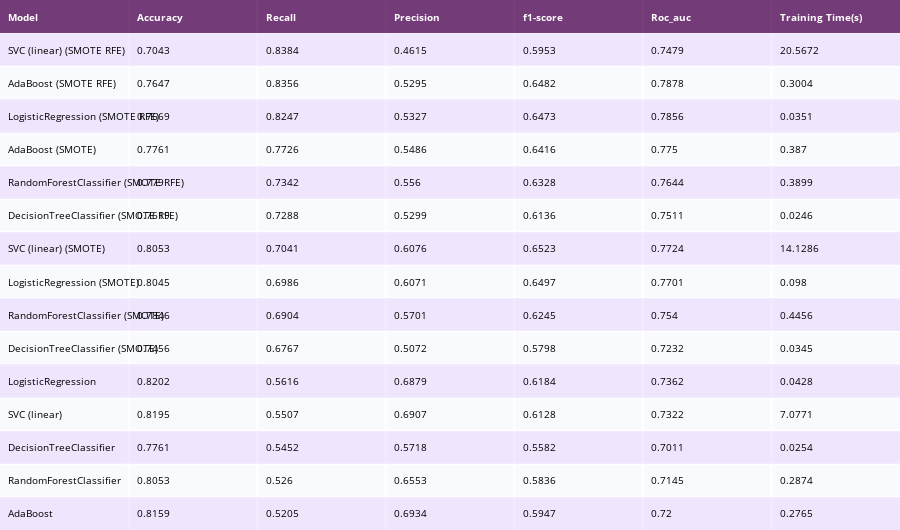

Notebook cell for this chart:
### Code cell
sorted_df = performances_df.sort_values(by=['Recall'], ascending=False)
colorscale = [[0, '#4d004c'],[.5, '#f2e5ff'],[1, '#ffffff']]

table = ff.create_table(np.round(sorted_df, 4), colorscale=colorscale)
table.layout.font.size = 10

# for i in range(len(table.layout.annotations)):
#     if i == 0:
#         table.layout.annotations[i].font.size = 10
#     else:
#         table.layout.annotations[i].align = 'left'
plotly_py.iplot(table)

### Figure 1 — Plotly figure (JSON) as saved in the notebook; plotly's stock layout.template omitted (floating-point values rounded to 4 significant figures)
{"data": [{"colorscale": [[0, "#4d004c"], [0.5, "#f2e5ff"], [1, "#ffffff"]], "hoverinfo": "none", "opacity": 0.75, "showscale": false, "type": "heatmap", "z": [[0, 0, 0, 0, 0, 0, 0], [0.5, 0.5, 0.5, 0.5, 0.5, 0.5, 0.5], [1, 1, 1, 1, 1, 1, 1], [0.5, 0.5, 0.5, 0.5, 0.5, 0.5, 0.5], [1, 1, 1, 1, 1, 1, 1], [0.5, 0.5, 0.5, 0.5, 0.5, 0.5, 0.5], [1, 1, 1, 1, 1, 1, 1], [0.5, 0.5, 0.5, 0.5, 0.5, 0.5, 0.5], [1, 1, 1, 1, 1, 1, 1], [0.5, 0.5, 0.5, 0.5, 0.5, 0.5, 0.5], [1, 1, 1, 1, 1, 1, 1], [0.5, 0.5, 0.5, 0.5, 0.5, 0.5, 0.5], [1, 1, 1, 1, 1, 1, 1], [0.5, 0.5, 0.5, 0.5, 0.5, 0.5, 0.5], [1, 1, 1, 1, 1, 1, 1], [0.5, 0.5, 0.5, 0.5, 0.5, 0.5, 0.5]]}], "layout": {"annotations": [{"align": "left", "font": {"color": "#ffffff"}, "showarrow": false, "text": "<b>Model</b>", "x": -0.45, "xanchor": "left", "xref": "x", "y": 0, "yref": "y"}, {"align": "left", "font": {"color": "#ffffff"}, "showarrow": false, "text": "<b>Accuracy</b>", "x": 0.55, "xanchor": "left", "xref": "x", "y": 0, "yref": "y"}, {"align": "left", "font": {"color": "#ffffff"}, "showarrow": false, "text": "<b>Recall</b>", "x": 1.55, "xanchor": "left", "xref": "x", "y": 0, "yref": "y"}, {"align": "left", "font": {"color": "#ffffff"}, "showarrow": false, "text": "<b>Precision</b>", "x": 2.55, "xanchor": "left", "xref": "x", "y": 0, "yref": "y"}, {"align": "left", "font": {"color": "#ffffff"}, "showarrow": false, "text": "<b>f1-score</b>", "x": 3.55, "xanchor": "left", "xref": "x", "y": 0, "yref": "y"}, {"align": "left", "font": {"color": "#ffffff"}, "showarrow": false, "text": "<b>Roc_auc</b>", "x": 4.55, "xanchor": "left", "xref": "x", "y": 0, "yref": "y"}, {"align": "left", "font": {"color": "#ffffff"}, "showarrow": false, "text": "<b>Training Time(s)</b>", "x": 5.55, "xanchor": "left", "xref": "x", "y": 0, "yref": "y"}, {"align": "left", "font": {"color": "#000000"}, "showarrow": false, "text": "SVC (linear) (SMOTE RFE)", "x": -0.45, "xanchor": "left", "xref": "x", "y": 1, "yref": "y"}, {"align": "left", "font": {"color": "#000000"}, "showarrow": false, "text": "0.7043", "x": 0.55, "xanchor": "left", "xref": "x", "y": 1, "yref": "y"}, {"align": "left", "font": {"color": "#000000"}, "showarrow": false, "text": "0.8384", "x": 1.55, "xanchor": "left", "xref": "x", "y": 1, "yref": "y"}, {"align": "left", "font": {"color": "#000000"}, "showarrow": false, "text": "0.4615", "x": 2.55, "xanchor": "left", "xref": "x", "y": 1, "yref": "y"}, {"align": "left", "font": {"color": "#000000"}, "showarrow": false, "text": "0.5953", "x": 3.55, "xanchor": "left", "xref": "x", "y": 1, "yref": "y"}, {"align": "left", "font": {"color": "#000000"}, "showarrow": false, "text": "0.7479", "x": 4.55, "xanchor": "left", "xref": "x", "y": 1, "yref": "y"}, {"align": "left", "font": {"color": "#000000"}, "showarrow": false, "text": "20.5672", "x": 5.55, "xanchor": "left", "xref": "x", "y": 1, "yref": "y"}, {"align": "left", "font": {"color": "#000000"}, "showarrow": false, "text": "AdaBoost (SMOTE RFE)", "x": -0.45, "xanchor": "left", "xref": "x", "y": 2, "yref": "y"}, {"align": "left", "font": {"color": "#000000"}, "showarrow": false, "text": "0.7647", "x": 0.55, "xanchor": "left", "xref": "x", "y": 2, "yref": "y"}, {"align": "left", "font": {"color": "#000000"}, "showarrow": false, "text": "0.8356", "x": 1.55, "xanchor": "left", "xref": "x", "y": 2, "yref": "y"}, {"align": "left", "font": {"color": "#000000"}, "showarrow": false, "text": "0.5295", "x": 2.55, "xanchor": "left", "xref": "x", "y": 2, "yref": "y"}, {"align": "left", "font": {"color": "#000000"}, "showarrow": false, "text": "0.6482", "x": 3.55, "xanchor": "left", "xref": "x", "y": 2, "yref": "y"}, {"align": "left", "font": {"color": "#000000"}, "showarrow": false, "text": "0.7878", "x": 4.55, "xanchor": "left", "xref": "x", "y": 2, "yref": "y"}, {"align": "left", "font": {"color": "#000000"}, "showarrow": false, "text": "0.3004", "x": 5.55, "xanchor": "left", "xref": "x", "y": 2, "yref": "y"}, {"align": "left", "font": {"color": "#000000"}, "showarrow": false, "text": "LogisticRegression (SMOTE RFE)", "x": -0.45, "xanchor": "left", "xref": "x", "y": 3, "yref": "y"}, {"align": "left", "font": {"color": "#000000"}, "showarrow": false, "text": "0.7669", "x": 0.55, "xanchor": "left", "xref": "x", "y": 3, "yref": "y"}, {"align": "left", "font": {"color": "#000000"}, "showarrow": false, "text": "0.8247", "x": 1.55, "xanchor": "left", "xref": "x", "y": 3, "yref": "y"}, {"align": "left", "font": {"color": "#000000"}, "showarrow": false, "text": "0.5327", "x": 2.55, "xanchor": "left", "xref": "x", "y": 3, "yref": "y"}, {"align": "left", "font": {"color": "#000000"}, "showarrow": false, "text": "0.6473", "x": 3.55, "xanchor": "left", "xref": "x", "y": 3, "yref": "y"}, {"align": "left", "font": {"color": "#000000"}, "showarrow": false, "text": "0.7856", "x": 4.55, "xanchor": "left", "xref": "x", "y": 3, "yref": "y"}, {"align": "left", "font": {"color": "#000000"}, "showarrow": false, "text": "0.0351", "x": 5.55, "xanchor": "left", "xref": "x", "y": 3, "yref": "y"}, {"align": "left", "font": {"color": "#000000"}, "showarrow": false, "text": "AdaBoost (SMOTE)", "x": -0.45, "xanchor": "left", "xref": "x", "y": 4, "yref": "y"}, {"align": "left", "font": {"color": "#000000"}, "showarrow": false, "text": "0.7761", "x": 0.55, "xanchor": "left", "xref": "x", "y": 4, "yref": "y"}, {"align": "left", "font": {"color": "#000000"}, "showarrow": false, "text": "0.7726", "x": 1.55, "xanchor": "left", "xref": "x", "y": 4, "yref": "y"}, {"align": "left", "font": {"color": "#000000"}, "showarrow": false, "text": "0.5486", "x": 2.55, "xanchor": "left", "xref": "x", "y": 4, "yref": "y"}, {"align": "left", "font": {"color": "#000000"}, "showarrow": false, "text": "0.6416", "x": 3.55, "xanchor": "left", "xref": "x", "y": 4, "yref": "y"}, {"align": "left", "font": {"color": "#000000"}, "showarrow": false, "text": "0.775", "x": 4.55, "xanchor": "left", "xref": "x", "y": 4, "yref": "y"}, {"align": "left", "font": {"color": "#000000"}, "showarrow": false, "text": "0.387", "x": 5.55, "xanchor": "left", "xref": "x", "y": 4, "yref": "y"}, {"align": "left", "font": {"color": "#000000"}, "showarrow": false, "text": "RandomForestClassifier (SMOTE RFE)", "x": -0.45, "xanchor": "left", "xref": "x", "y": 5, "yref": "y"}, {"align": "left", "font": {"color": "#000000"}, "showarrow": false, "text": "0.779", "x": 0.55, "xanchor": "left", "xref": "x", "y": 5, "yref": "y"}, {"align": "left", "font": {"color": "#000000"}, "showarrow": false, "text": "0.7342", "x": 1.55, "xanchor": "left", "xref": "x", "y": 5, "yref": "y"}, {"align": "left", "font": {"color": "#000000"}, "showarrow": false, "text": "0.556", "x": 2.55, "xanchor": "left", "xref": "x", "y": 5, "yref": "y"}, {"align": "left", "font": {"color": "#000000"}, "showarrow": false, "text": "0.6328", "x": 3.55, "xanchor": "left", "xref": "x", "y": 5, "yref": "y"}, {"align": "left", "font": {"color": "#000000"}, "showarrow": false, "text": "0.7644", "x": 4.55, "xanchor": "left", "xref": "x", "y": 5, "yref": "y"}, {"align": "left", "font": {"color": "#000000"}, "showarrow": false, "text": "0.3899", "x": 5.55, "xanchor": "left", "xref": "x", "y": 5, "yref": "y"}, {"align": "left", "font": {"color": "#000000"}, "showarrow": false, "text": "DecisionTreeClassifier (SMOTE RFE)", "x": -0.45, "xanchor": "left", "xref": "x", "y": 6, "yref": "y"}, {"align": "left", "font": {"color": "#000000"}, "showarrow": false, "text": "0.7619", "x": 0.55, "xanchor": "left", "xref": "x", "y": 6, "yref": "y"}, {"align": "left", "font": {"color": "#000000"}, "showarrow": false, "text": "0.7288", "x": 1.55, "xanchor": "left", "xref": "x", "y": 6, "yref": "y"}, {"align": "left", "font": {"color": "#000000"}, "showarrow": false, "text": "0.5299", "x": 2.55, "xanchor": "left", "xref": "x", "y": 6, "yref": "y"}, {"align": "left", "font": {"color": "#000000"}, "showarrow": false, "text": "0.6136", "x": 3.55, "xanchor": "left", "xref": "x", "y": 6, "yref": "y"}, {"align": "left", "font": {"color": "#000000"}, "showarrow": false, "text": "0.7511", "x": 4.55, "xanchor": "left", "xref": "x", "y": 6, "yref": "y"}, {"align": "left", "font": {"color": "#000000"}, "showarrow": false, "text": "0.0246", "x": 5.55, "xanchor": "left", "xref": "x", "y": 6, "yref": "y"}, {"align": "left", "font": {"color": "#000000"}, "showarrow": false, "text": "SVC (linear) (SMOTE)", "x": -0.45, "xanchor": "left", "xref": "x", "y": 7, "yref": "y"}, {"align": "left", "font": {"color": "#000000"}, "showarrow": false, "text": "0.8053", "x": 0.55, "xanchor": "left", "xref": "x", "y": 7, "yref": "y"}, {"align": "left", "font": {"color": "#000000"}, "showarrow": false, "text": "0.7041", "x": 1.55, "xanchor": "left", "xref": "x", "y": 7, "yref": "y"}, {"align": "left", "font": {"color": "#000000"}, "showarrow": false, "text": "0.6076", "x": 2.55, "xanchor": "left", "xref": "x", "y": 7, "yref": "y"}, {"align": "left", "font": {"color": "#000000"}, "showarrow": false, "text": "0.6523", "x": 3.55, "xanchor": "left", "xref": "x", "y": 7, "yref": "y"}, {"align": "left", "font": {"color": "#000000"}, "showarrow": false, "text": "0.7724", "x": 4.55, "xanchor": "left", "xref": "x", "y": 7, "yref": "y"}, {"align": "left", "font": {"color": "#000000"}, "showarrow": false, "text": "14.1286", "x": 5.55, "xanchor": "left", "xref": "x", "y": 7, "yref": "y"}, {"align": "left", "font": {"color": "#000000"}, "showarrow": false, "text": "LogisticRegression (SMOTE)", "x": -0.45, "xanchor": "left", "xref": "x", "y": 8, "yref": "y"}, {"align": "left", "font": {"color": "#000000"}, "showarrow": false, "text": "0.8045", "x": 0.55, "xanchor": "left", "xref": "x", "y": 8, "yref": "y"}, {"align": "left", "font": {"color": "#000000"}, "showarrow": false, "text": "0.6986", "x": 1.55, "xanchor": "left", "xref": "x", "y": 8, "yref": "y"}, {"align": "left", "font": {"color": "#000000"}, "showarrow": false, "text": "0.6071", "x": 2.55, "xanchor": "left", "xref": "x", "y": 8, "yref": "y"}, {"align": "left", "font": {"color": "#000000"}, "showarrow": false, "text": "0.6497", "x": 3.55, "xanchor": "left", "xref": "x", "y": 8, "yref": "y"}, {"align": "left", "font": {"color": "#000000"}, "showarrow": false, "text": "0.7701", "x": 4.55, "xanchor": "left", "xref": "x", "y": 8, "yref": "y"}, {"align": "left", "font": {"color": "#000000"}, "showarrow": false, "text": "0.098", "x": 5.55, "xanchor": "left", "xref": "x", "y": 8, "yref": "y"}, {"align": "left", "font": {"color": "#000000"}, "showarrow": false, "text": "RandomForestClassifier (SMOTE)", "x": -0.45, "xanchor": "left", "xref": "x", "y": 9, "yref": "y"}, {"align": "left", "font": {"color": "#000000"}, "showarrow": false, "text": "0.7846", "x": 0.55, "xanchor": "left", "xref": "x", "y": 9, "yref": "y"}, {"align": "left", "font": {"color": "#000000"}, "showarrow": false, "text": "0.6904", "x": 1.55, "xanchor": "left", "xref": "x", "y": 9, "yref": "y"}, {"align": "left", "font": {"color": "#000000"}, "showarrow": false, "text": "0.5701", "x": 2.55, "xanchor": "left", "xref": "x", "y": 9, "yref": "y"}, {"align": "left", "font": {"color": "#000000"}, "showarrow": false, "text": "0.6245", "x": 3.55, "xanchor": "left", "xref": "x", "y": 9, "yref": "y"}, {"align": "left", "font": {"color": "#000000"}, "showarrow": false, "text": "0.754", "x": 4.55, "xanchor": "left", "xref": "x", "y": 9, "yref": "y"}, {"align": "left", "font": {"color": "#000000"}, "showarrow": false, "text": "0.4456", "x": 5.55, "xanchor": "left", "xref": "x", "y": 9, "yref": "y"}, {"align": "left", "font": {"color": "#000000"}, "showarrow": false, "text": "DecisionTreeClassifier (SMOTE)", "x": -0.45, "xanchor": "left", "xref": "x", "y": 10, "yref": "y"}, {"align": "left", "font": {"color": "#000000"}, "showarrow": false, "text": "0.7456", "x": 0.55, "xanchor": "left", "xref": "x", "y": 10, "yref": "y"}, {"align": "left", "font": {"color": "#000000"}, "showarrow": false, "text": "0.6767", "x": 1.55, "xanchor": "left", "xref": "x", "y": 10, "yref": "y"}, {"align": "left", "font": {"color": "#000000"}, "showarrow": false, "text": "0.5072", "x": 2.55, "xanchor": "left", "xref": "x", "y": 10, "yref": "y"}, {"align": "left", "font": {"color": "#000000"}, "showarrow": false, "text": "0.5798", "x": 3.55, "xanchor": "left", "xref": "x", "y": 10, "yref": "y"}, {"align": "left", "font": {"color": "#000000"}, "showarrow": false, "text": "0.7232", "x": 4.55, "xanchor": "left", "xref": "x", "y": 10, "yref": "y"}, {"align": "left", "font": {"color": "#000000"}, "showarrow": false, "text": "0.0345", "x": 5.55, "xanchor": "left", "xref": "x", "y": 10, "yref": "y"}, {"align": "left", "font": {"color": "#000000"}, "showarrow": false, "text": "LogisticRegression", "x": -0.45, "xanchor": "left", "xref": "x", "y": 11, "yref": "y"}, {"align": "left", "font": {"color": "#000000"}, "showarrow": false, "text": "0.8202", "x": 0.55, "xanchor": "left", "xref": "x", "y": 11, "yref": "y"}, {"align": "left", "font": {"color": "#000000"}, "showarrow": false, "text": "0.5616", "x": 1.55, "xanchor": "left", "xref": "x", "y": 11, "yref": "y"}, {"align": "left", "font": {"color": "#000000"}, "showarrow": false, "text": "0.6879", "x": 2.55, "xanchor": "left", "xref": "x", "y": 11, "yref": "y"}, {"align": "left", "font": {"color": "#000000"}, "showarrow": false, "text": "0.6184", "x": 3.55, "xanchor": "left", "xref": "x", "y": 11, "yref": "y"}, {"align": "left", "font": {"color": "#000000"}, "showarrow": false, "text": "0.7362", "x": 4.55, "xanchor": "left", "xref": "x", "y": 11, "yref": "y"}, {"align": "left", "font": {"color": "#000000"}, "showarrow": false, "text": "0.0428", "x": 5.55, "xanchor": "left", "xref": "x", "y": 11, "yref": "y"}, {"align": "left", "font": {"color": "#000000"}, "showarrow": false, "text": "SVC (linear)", "x": -0.45, "xanchor": "left", "xref": "x", "y": 12, "yref": "y"}, {"align": "left", "font": {"color": "#000000"}, "showarrow": false, "text": "0.8195", "x": 0.55, "xanchor": "left", "xref": "x", "y": 12, "yref": "y"}, {"align": "left", "font": {"color": "#000000"}, "showarrow": false, "text": "0.5507", "x": 1.55, "xanchor": "left", "xref": "x", "y": 12, "yref": "y"}, {"align": "left", "font": {"color": "#000000"}, "showarrow": false, "text": "0.6907", "x": 2.55, "xanchor": "left", "xref": "x", "y": 12, "yref": "y"}, {"align": "left", "font": {"color": "#000000"}, "showarrow": false, "text": "0.6128", "x": 3.55, "xanchor": "left", "xref": "x", "y": 12, "yref": "y"}, {"align": "left", "font": {"color": "#000000"}, "showarrow": false, "text": "0.7322", "x": 4.55, "xanchor": "left", "xref": "x", "y": 12, "yref": "y"}, {"align": "left", "font": {"color": "#000000"}, "showarrow": false, "text": "7.0771", "x": 5.55, "xanchor": "left", "xref": "x", "y": 12, "yref": "y"}, {"align": "left", "font": {"color": "#000000"}, "showarrow": false, "text": "DecisionTreeClassifier", "x": -0.45, "xanchor": "left", "xref": "x", "y": 13, "yref": "y"}, {"align": "left", "font": {"color": "#000000"}, "showarrow": false, "text": "0.7761", "x": 0.55, "xanchor": "left", "xref": "x", "y": 13, "yref": "y"}, {"align": "left", "font": {"color": "#000000"}, "showarrow": false, "text": "0.5452", "x": 1.55, "xanchor": "left", "xref": "x", "y": 13, "yref": "y"}, {"align": "left", "font": {"color": "#000000"}, "showarrow": false, "text": "0.5718", "x": 2.55, "xanchor": "left", "xref": "x", "y": 13, "yref": "y"}, {"align": "left", "font": {"color": "#000000"}, "showarrow": false, "text": "0.5582", "x": 3.55, "xanchor": "left", "xref": "x", "y": 13, "yref": "y"}, {"align": "left", "font": {"color": "#000000"}, "showarrow": false, "text": "0.7011", "x": 4.55, "xanchor": "left", "xref": "x", "y": 13, "yref": "y"}, {"align": "left", "font": {"color": "#000000"}, "showarrow": false, "text": "0.0254", "x": 5.55, "xanchor": "left", "xref": "x", "y": 13, "yref": "y"}, {"align": "left", "font": {"color": "#000000"}, "showarrow": false, "text": "RandomForestClassifier", "x": -0.45, "xanchor": "left", "xref": "x", "y": 14, "yref": "y"}, {"align": "left", "font": {"color": "#000000"}, "showarrow": false, "text": "0.8053", "x": 0.55, "xanchor": "left", "xref": "x", "y": 14, "yref": "y"}, {"align": "left", "font": {"color": "#000000"}, "showarrow": false, "text": "0.526", "x": 1.55, "xanchor": "left", "xref": "x", "y": 14, "yref": "y"}, {"align": "left", "font": {"color": "#000000"}, "showarrow": false, "text": "0.6553", "x": 2.55, "xanchor": "left", "xref": "x", "y": 14, "yref": "y"}, {"align": "left", "font": {"color": "#000000"}, "showarrow": false, "text": "0.5836", "x": 3.55, "xanchor": "left", "xref": "x", "y": 14, "yref": "y"}, {"align": "left", "font": {"color": "#000000"}, "showarrow": false, "text": "0.7145", "x": 4.55, "xanchor": "left", "xref": "x", "y": 14, "yref": "y"}, {"align": "left", "font": {"color": "#000000"}, "showarrow": false, "text": "0.2874", "x": 5.55, "xanchor": "left", "xref": "x", "y": 14, "yref": "y"}, {"align": "left", "font": {"color": "#000000"}, "showarrow": false, "text": "AdaBoost", "x": -0.45, "xanchor": "left", "xref": "x", "y": 15, "yref": "y"}, {"align": "left", "font": {"color": "#000000"}, "showarrow": false, "text": "0.8159", "x": 0.55, "xanchor": "left", "xref": "x", "y": 15, "yref": "y"}, {"align": "left", "font": {"color": "#000000"}, "showarrow": false, "text": "0.5205", "x": 1.55, "xanchor": "left", "xref": "x", "y": 15, "yref": "y"}, {"align": "left", "font": {"color": "#000000"}, "showarrow": false, "text": "0.6934", "x": 2.55, "xanchor": "left", "xref": "x", "y": 15, "yref": "y"}, {"align": "left", "font": {"color": "#000000"}, "showarrow": false, "text": "0.5947", "x": 3.55, "xanchor": "left", "xref": "x", "y": 15, "yref": "y"}, {"align": "left", "font": {"color": "#000000"}, "showarrow": false, "text": "0.72", "x": 4.55, "xanchor": "left", "xref": "x", "y": 15, "yref": "y"}, {"align": "left", "font": {"color": "#000000"}, "showarrow": false, "text": "0.2765", "x": 5.55, "xanchor": "left", "xref": "x", "y": 15, "yref": "y"}], "font": {"size": 10}, "height": 530, "margin": {"b": 0, "l": 0, "r": 0, "t": 0}, "xaxis": {"dtick": 1, "gridwidth": 2, "showticklabels": false, "tick0": -0.5, "ticks": "", "zeroline": false}, "yaxis": {"autorange": "reversed", "dtick": 1, "gridwidth": 2, "showticklabels": false, "tick0": 0.5, "ticks": "", "zeroline": false}}}
